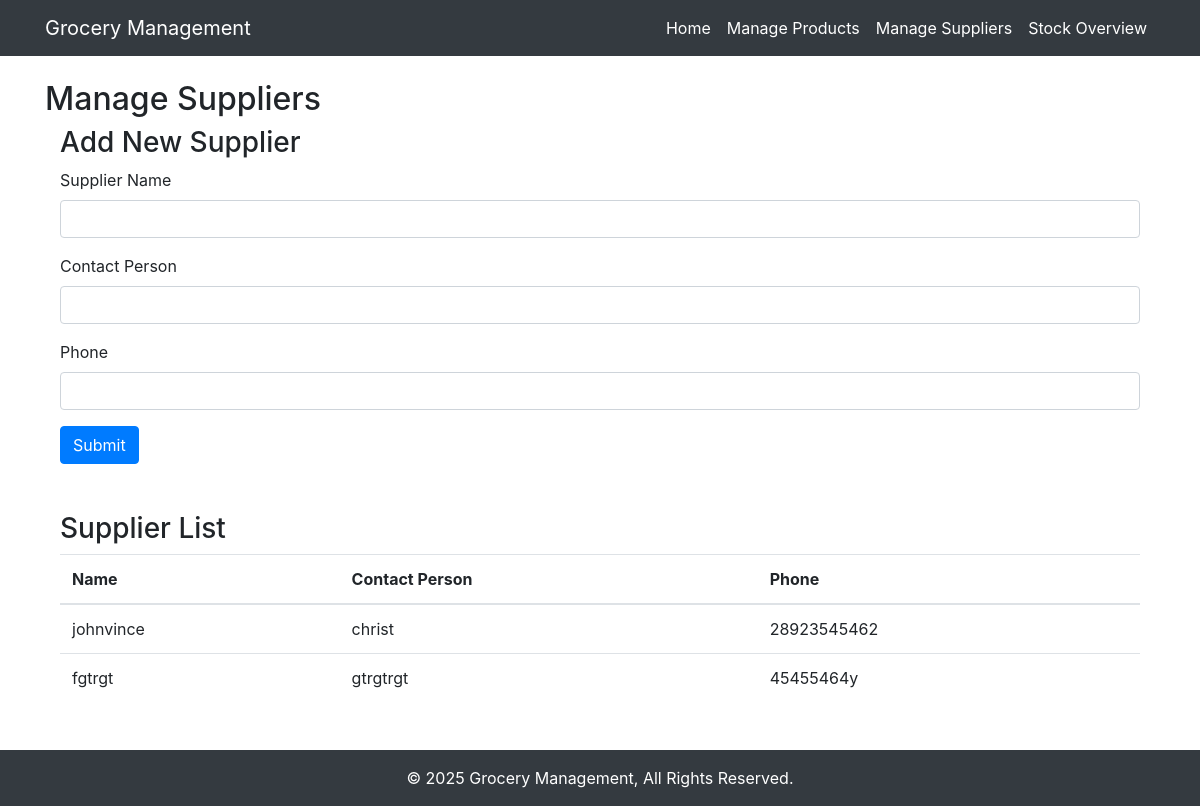
The app's page /suppliers with its own data.
### tables this page shows
CREATE TABLE suppliers (
    id INTEGER PRIMARY KEY AUTOINCREMENT,
    name TEXT NOT NULL,
    contact TEXT NOT NULL,
    phone TEXT NOT NULL
);

### app.py (the view)
@app.route('/suppliers')
def suppliers():
    try:
        conn = get_db_connection()
        cursor = conn.cursor()
        cursor.execute('SELECT * FROM suppliers')
        suppliers_list = cursor.fetchall()
        conn.close()
        return render_template('suppliers.html', suppliers=suppliers_list)
    except Exception as e:
        return f"Error fetching suppliers: {e}"

### app.py (called while the page is built)
def get_db_connection():
    conn = sqlite3.connect('grocery.db')
    conn.row_factory = sqlite3.Row  # This allows column names to be used as keys
    return conn

### templates/suppliers.html
{% extends "base.html" %}
{% block content %}
  <h2>Manage Suppliers</h2>
  <div class="container">
    <h3>Add New Supplier</h3>
    <form method="POST">
      <div class="form-group">
        <label for="name">Supplier Name</label>
        <input type="text" class="form-control" id="name" name="name" required>
      </div>
      <div class="form-group">
        <label for="contact">Contact Person</label>
        <input type="text" class="form-control" id="contact" name="contact" required>
      </div>
      <div class="form-group">
        <label for="phone">Phone</label>
        <input type="text" class="form-control" id="phone" name="phone" required>
      </div>
      <button type="submit" class="btn btn-primary">Submit</button>
    </form>
  </div>
  <div class="container mt-5">
    <h3>Supplier List</h3>
    <table class="table">
      <thead>
        <tr>
          <th>Name</th>
          <th>Contact Person</th>
          <th>Phone</th>
        </tr>
      </thead>
      <tbody>
        {% for supplier in suppliers %}
          <tr>
            <td>{{ supplier.name }}</td>
            <td>{{ supplier.contact }}</td>
            <td>{{ supplier.phone }}</td>
          </tr>
        {% endfor %}
      </tbody>
    </table>
  </div>
{% endblock %}

### templates/base.html (style rules this page uses)
body { padding-top: 56px; }

### records on screen
suppliers: name "johnvince", contact "christ", phone "28923545462"
suppliers: name "fgtrgt", contact "gtrgtrgt", phone "45455464y"
